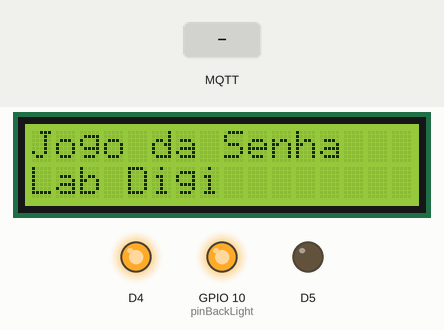
Recording of a sketch running on a simulated ESP8266 (NodeMCU). On the bench: 16×2 character LCD, output pins drawn as LEDs (lit = HIGH, except the on-board LED, lit = LOW). Inputs (shaded band) come from the test bench. WiFi joins after 1.5 s; servers stay silent unless stated; random numbers use the default seed unless the sketch sets one; no MQTT or app messages arrive unless stated; what the sketch prints to the serial monitor is not drawn.

Above: at 2.7 s.
2.8 s: MQTT message "1" arrives on the first subscribed topic
At 4.8 s:
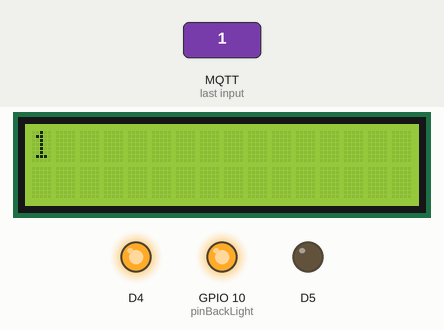
5.1 s: MQTT message "on" arrives on the first subscribed topic
At 6.6 s:
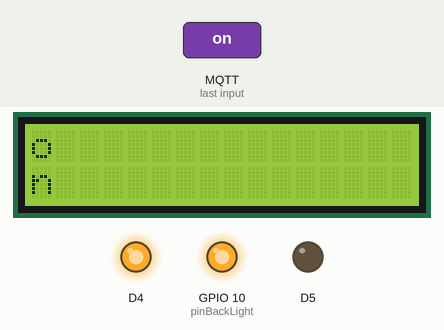
7.1 s: MQTT message "off" arrives on the first subscribed topic
At 8.3 s:
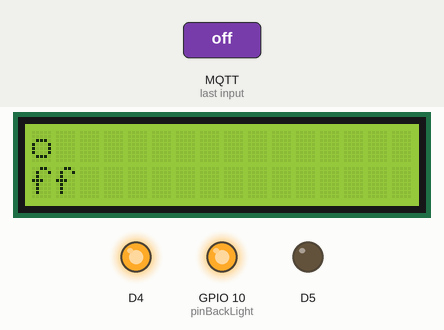
Timing chart, 0 to 10.1 s (numbered marks = the images above; inputs shaded):
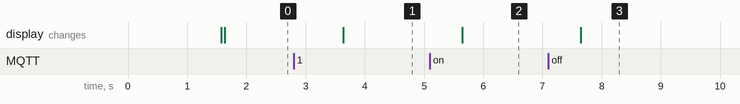

Measured:
- after the input at 2.8 s, the display: changes after 0.84 s (image 1)
- after the input at 5.1 s, the display: changes after 0.54 s (image 2)
- after the input at 7.1 s, the display: changes after 0.55 s (image 3)

The sketch:

sketch_apr08a.ino
```cpp
#include <ESP8266WiFi.h>
#include <PubSubClient.h>
#include <LiquidCrystal.h>

//******* CONFIGURACAO DO PROJETO *********
#define pinBotoes A0

#define pinRs 8
#define pinEn 9
#define pinD4 4
#define pinD5 5
#define pinD6 6
#define pinD7 7
#define pinBackLight 10
//*****************************************

#define btNENHUM 0
#define btSELECT 1
#define btLEFT   2
#define btUP     3
#define btDOWN   4
#define btRIGHT  5

#define tempoDebounce 50

unsigned long delayBotao;
int estadoBotaoAnt = btNENHUM;

void estadoBotao(int botao);
void botaoApertado(int botao);
void botaoSolto(int botao);

LiquidCrystal lcd(pinRs, pinEn, pinD4, pinD5, pinD6, pinD7);

//Para o exemplo de uso
String descBotao[5] = {"Jogo da Senha", "Lab Digi", "E", "A", "L"};

String position_letter[3];
String state_letter[2];

String user = "grupo2-bancadaA3";
String passwd = "L@Bdygy2A3";

const char* ssid = "Zelda";
const char* password = "contente";
const char* mqtt_server = "labdigi.wiseful.com.br";

WiFiClient espClient;
PubSubClient client(espClient);
unsigned long lastMsg = 0;
#define MSG_BUFFER_SIZE  (50)
char msg[MSG_BUFFER_SIZE];

int value = 0; //sinal de heartbeat

// bool prevBtn1 = 0; //estado anterior do botão
// bool btn1 = 0; //estado atual do botão

// bool prevBtn2 = 0; //estado anterior do botão
// bool btn2 = 0; //estado atual do botão

// bool prevBtn3 = 0; //estado anterior do botão
// bool btn3 = 0; //estado atual do botão

// bool prevBtn4 = 0; //estado anterior do botão
// bool btn4 = 0; //estado atual do botão

bool led = 0; //estado do led

uint32_t prev_millis;
uint32_t ms_cnt = 0;

const char* zero_cstr = "0";
const char* one_cstr = "1";

int valor;

void setup_wifi() {

  delay(10);

  Serial.println();
  Serial.print("Connecting to ");
  Serial.println(ssid);

// bool prevBtn2 = 0; //estado anterior do botão
// bool btn2 = 0; //estado atual do botão

// bool prevBtn3 = 0; //estado anterior do botão
// bool btn3 = 0; //estado atual do botão

// bool prevBtn4 = 0; //estado anterior do botão
// bool btn4 = 0; //estado atual do botão

  WiFi.mode(WIFI_STA);
  WiFi.begin(ssid, password);

  while (WiFi.status() != WL_CONNECTED) {
    delay(500);
    Serial.print(".");
  }

  randomSeed(micros());

  Serial.println("");
  Serial.println("WiFi connected");
  Serial.println("IP address: ");
  Serial.println(WiFi.localIP());
}

void callback(char* topic, byte* payload, unsigned int length) {
  Serial.print("Message arrived [");
  Serial.print(topic);
  Serial.print("] ");
  for (int i = 0; i < length; i++) {
    Serial.print((char)payload[i]);
  }
  Serial.println();

  // Led buit-in mapeado no topico "user/ledhome"
  if (strcmp(topic,(user+"/RX").c_str())==0) {
    lcd.clear();
    for(int i = 0; i < length; i ++)
  {
    Serial.print(char(payload[i]));
    lcd.write(payload[i]);
    lcd.setCursor(i, 1);
  }
  }

  if (strcmp(topic,(user+"/E0").c_str())==0) {
    position_letter[0] = (char)payload[0];
  }

  if (strcmp(topic,(user+"/E1").c_str())==0) {
    position_letter[1] = (char)payload[1];
  }

  if (strcmp(topic,(user+"/E2").c_str())==0) {
    position_letter[2] = (char)payload[2];
  }
  if (strcmp(topic,(user+"/E3").c_str())==0) {
    state_letter[3] = (char)payload[3];
  }
  if (strcmp(topic,(user+"/E3").c_str())==0) {
    state_letter[4] = (char)payload[4];
  }

  // if (strcmp(topic,(user+"/S1").c_str())==0) {
  //   if ((char)payload[0] == '1') {
  //     // tone(D5, NOTE_C4, 250); //125 ou 250
  //   }
  // }

  // if (strcmp(topic,(user+"/S2").c_str())==0) {
  //   if ((char)payload[0] == '1') {
  //     // tone(D5, NOTE_DS5, 250); //125 ou 250
  //   }
  // }

  // if (strcmp(topic,(user+"/S3").c_str())==0) {
  //   if ((char)payload[0] == '1') {
  //     // tone(D5, NOTE_A7, 250); //125 ou 250
  //   }
  // }

}

void reconnect() {
  // Loop until we're reconnected
  while (!client.connected()) {

    Serial.print("Attempting MQTT connection...");
    lcd.clear();
    lcd.print(descBotao[0]);

    // Create a random client ID
    String clientId = user;
    clientId += String(random(0xffff), HEX);

    // Attempt to connect
    if (client.connect(clientId.c_str(), user.c_str(), passwd.c_str())) {

      Serial.println("connected");
      lcd.setCursor(0,1);
      lcd.print(descBotao[1]);
      // Once connected, publish an announcement...

      client.subscribe((user+"/RX").c_str()); //palavra

      client.subscribe((user+"/S0").c_str()); //LCD(0)
      client.subscribe((user+"/S1").c_str()); //LCD(1)
      client.subscribe((user+"/S2").c_str()); //LCD(2)
      client.subscribe((user+"/S3").c_str()); //LCD(3)
      client.subscribe((user+"/S4").c_str()); //LCD(4)

    } else {

      Serial.print("failed, rc=");
      Serial.print(client.state());
      Serial.println(" try again in 5 seconds");

      // Wait 5 seconds before retrying
      delay(5000);

    }
  }
}

void setup() {
  pinMode(BUILTIN_LED, OUTPUT);
  pinMode(D5, OUTPUT);

  pinMode(D1, INPUT); //botão como input
  // pinMode(D2, INPUT); //botão como input
  // pinMode(D6, INPUT); //botão como input
  // pinMode(D7, INPUT); //botão como input

  Serial.begin(115200);

  setup_wifi();

  client.setServer(mqtt_server, 80);
  client.setCallback(callback);

  pinMode(pinBackLight, OUTPUT);
  digitalWrite(pinBackLight, HIGH);

  lcd.begin(16, 2);
  Serial.begin(9600);
}

void loop() {

  if (!client.connected()) {
    reconnect();
  }
  client.loop();
  client.publish((user+"/E4").c_str(), one_cstr); // botão virtual
  delay(1000);
  client.publish((user+"/E4").c_str(), zero_cstr); // botão virtual
  delay(1000);


  // if(prev_millis!=millis()){
  //   prev_millis=millis();
  //   if(ms_cnt%100==0){

  //     btn1 = digitalRead(D1); //leitura do estado do botão
  //     if (!prevBtn1 and btn1){
  //       Serial.println("botão 1 pressionado (borda de subida)");
  //       client.publish((user+"/E3").c_str(), one_cstr); // botão virtual
  //     }
  //     prevBtn1 = btn1;

  //     btn2 = digitalRead(D2); //leitura do estado do botão
  //     if (!prevBtn2 and btn2){
  //       Serial.println("botão 2 pressionado (borda de subida)");
  //       client.publish((user+"/E4").c_str(), one_cstr); // botão virtual
  //     }
  //     prevBtn2 = btn2;

  //     btn3 = digitalRead(D6); //leitura do estado do botão
  //     if (!prevBtn3 and btn3){
  //       Serial.println("botão 3 pressionado (borda de subida)");
  //       client.publish((user+"/E5").c_str(), one_cstr); // botão virtual
  //     }
  //     prevBtn3 = btn3;

  //     btn4 = digitalRead(D7); //leitura do estado do botão
  //     if (!prevBtn4 and btn4){
  //       Serial.println("botão 4 pressionado (borda de subida)");
  //       client.publish((user+"/E6").c_str(), one_cstr); // botão virtual
  //     }
  //     prevBtn4 = btn4;

  //   }
  //   ms_cnt++;
  // }

  // unsigned long now = millis();
  // if (now - lastMsg > 2000) {
  //   lastMsg = now;
  //   ++value;
  //   snprintf (msg, MSG_BUFFER_SIZE, "#%ld", value);
  //   Serial.print("Publish message: ");
  //   Serial.println(msg);
  //   client.publish((user+"/homehello").c_str(), msg);

  //   client.publish((user+"/E3").c_str(), zero_cstr); // botão virtual
  //   client.publish((user+"/E4").c_str(), zero_cstr); // botão virtual
  //   client.publish((user+"/E5").c_str(), zero_cstr); // botão virtual
  //   client.publish((user+"/E6").c_str(), zero_cstr); // botão virtual
  // }
}
```
